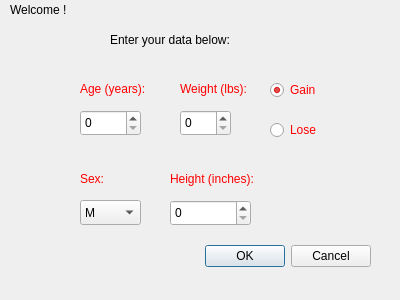
<?xml version="1.0" encoding="UTF-8"?>
<ui version="4.0">
 <class>Menu</class>
 <widget class="QDialog" name="Menu">
  <property name="geometry">
   <rect>
    <x>0</x>
    <y>0</y>
    <width>400</width>
    <height>300</height>
   </rect>
  </property>
  <property name="windowTitle">
   <string>Dialog</string>
  </property>
  <widget class="QDialogButtonBox" name="buttonBox">
   <property name="geometry">
    <rect>
     <x>30</x>
     <y>240</y>
     <width>341</width>
     <height>32</height>
    </rect>
   </property>
   <property name="orientation">
    <enum>Qt::Horizontal</enum>
   </property>
   <property name="standardButtons">
    <set>QDialogButtonBox::Cancel|QDialogButtonBox::Ok</set>
   </property>
  </widget>
  <widget class="QLabel" name="menu_label">
   <property name="geometry">
    <rect>
     <x>110</x>
     <y>30</y>
     <width>171</width>
     <height>20</height>
    </rect>
   </property>
   <property name="text">
    <string>Enter your data below:</string>
   </property>
  </widget>
  <widget class="QLabel" name="welcome_label">
   <property name="geometry">
    <rect>
     <x>10</x>
     <y>0</y>
     <width>371</width>
     <height>20</height>
    </rect>
   </property>
   <property name="text">
    <string>Welcome &lt;username&gt;!</string>
   </property>
  </widget>
  <widget class="QComboBox" name="sex">
   <property name="geometry">
    <rect>
     <x>80</x>
     <y>200</y>
     <width>61</width>
     <height>25</height>
    </rect>
   </property>
   <item>
    <property name="text">
     <string>M</string>
    </property>
   </item>
   <item>
    <property name="text">
     <string>F</string>
    </property>
   </item>
  </widget>
  <widget class="QSpinBox" name="age">
   <property name="geometry">
    <rect>
     <x>80</x>
     <y>110</y>
     <width>61</width>
     <height>26</height>
    </rect>
   </property>
  </widget>
  <widget class="QLabel" name="age_label">
   <property name="geometry">
    <rect>
     <x>80</x>
     <y>80</y>
     <width>91</width>
     <height>17</height>
    </rect>
   </property>
   <property name="styleSheet">
    <string notr="true">color: rgb(255, 0, 0);</string>
   </property>
   <property name="text">
    <string>Age (years):</string>
   </property>
  </widget>
  <widget class="QLabel" name="weight_label">
   <property name="geometry">
    <rect>
     <x>180</x>
     <y>80</y>
     <width>81</width>
     <height>17</height>
    </rect>
   </property>
   <property name="styleSheet">
    <string notr="true">color: rgb(255, 0, 0);</string>
   </property>
   <property name="text">
    <string>Weight (lbs):</string>
   </property>
  </widget>
  <widget class="QSpinBox" name="weight">
   <property name="geometry">
    <rect>
     <x>180</x>
     <y>110</y>
     <width>51</width>
     <height>26</height>
    </rect>
   </property>
  </widget>
  <widget class="QLabel" name="sex_label">
   <property name="geometry">
    <rect>
     <x>80</x>
     <y>170</y>
     <width>67</width>
     <height>17</height>
    </rect>
   </property>
   <property name="styleSheet">
    <string notr="true">color: rgb(255, 0, 0);</string>
   </property>
   <property name="text">
    <string>Sex: </string>
   </property>
  </widget>
  <widget class="QLabel" name="height_label">
   <property name="geometry">
    <rect>
     <x>170</x>
     <y>170</y>
     <width>111</width>
     <height>17</height>
    </rect>
   </property>
   <property name="styleSheet">
    <string notr="true">color: rgb(255, 0, 0);</string>
   </property>
   <property name="text">
    <string>Height (inches):</string>
   </property>
  </widget>
  <widget class="QSpinBox" name="height">
   <property name="geometry">
    <rect>
     <x>170</x>
     <y>200</y>
     <width>81</width>
     <height>26</height>
    </rect>
   </property>
  </widget>
  <widget class="QRadioButton" name="gain">
   <property name="geometry">
    <rect>
     <x>270</x>
     <y>80</y>
     <width>85</width>
     <height>20</height>
    </rect>
   </property>
   <property name="styleSheet">
    <string notr="true">color: rgb(255, 0, 0);</string>
   </property>
   <property name="text">
    <string>Gain</string>
   </property>
   <property name="checked">
    <bool>true</bool>
   </property>
  </widget>
  <widget class="QRadioButton" name="lose">
   <property name="geometry">
    <rect>
     <x>270</x>
     <y>120</y>
     <width>85</width>
     <height>20</height>
    </rect>
   </property>
   <property name="styleSheet">
    <string notr="true">color: rgb(255, 0, 0);</string>
   </property>
   <property name="text">
    <string>Lose</string>
   </property>
  </widget>
 </widget>
 <resources/>
 <connections>
  <connection>
   <sender>buttonBox</sender>
   <signal>accepted()</signal>
   <receiver>Menu</receiver>
   <slot>accept()</slot>
   <hints>
    <hint type="sourcelabel">
     <x>248</x>
     <y>254</y>
    </hint>
    <hint type="destinationlabel">
     <x>157</x>
     <y>274</y>
    </hint>
   </hints>
  </connection>
  <connection>
   <sender>buttonBox</sender>
   <signal>rejected()</signal>
   <receiver>Menu</receiver>
   <slot>reject()</slot>
   <hints>
    <hint type="sourcelabel">
     <x>316</x>
     <y>260</y>
    </hint>
    <hint type="destinationlabel">
     <x>286</x>
     <y>274</y>
    </hint>
   </hints>
  </connection>
  <connection>
   <sender>buttonBox</sender>
   <signal>accepted()</signal>
   <receiver>Menu</receiver>
   <slot>setNewData()</slot>
   <hints>
    <hint type="sourcelabel">
     <x>349</x>
     <y>264</y>
    </hint>
    <hint type="destinationlabel">
     <x>368</x>
     <y>283</y>
    </hint>
   </hints>
  </connection>
 </connections>
 <slots>
  <slot>setNewData()</slot>
 </slots>
</ui>
